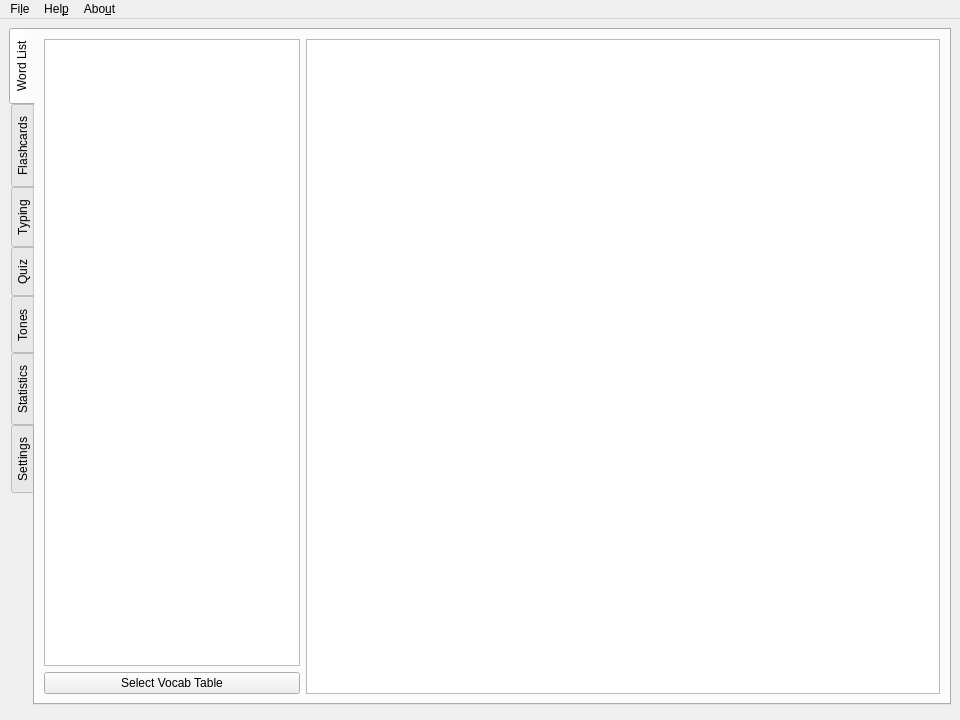
<?xml version="1.0" encoding="UTF-8"?>
<ui version="4.0">
 <class>MainWindow</class>
 <widget class="QMainWindow" name="MainWindow">
  <property name="geometry">
   <rect>
    <x>0</x>
    <y>0</y>
    <width>960</width>
    <height>720</height>
   </rect>
  </property>
  <property name="sizePolicy">
   <sizepolicy hsizetype="Expanding" vsizetype="Expanding">
    <horstretch>0</horstretch>
    <verstretch>0</verstretch>
   </sizepolicy>
  </property>
  <property name="maximumSize">
   <size>
    <width>960</width>
    <height>720</height>
   </size>
  </property>
  <property name="windowTitle">
   <string>Wen Vocab Trainer v0.1</string>
  </property>
  <property name="windowIcon">
   <iconset>
    <normaloff>../icons/appicon.tiff</normaloff>
    <normalon>../icons/appicon.tiff</normalon>../icons/appicon.tiff</iconset>
  </property>
  <widget class="QWidget" name="centralwidget">
   <property name="sizePolicy">
    <sizepolicy hsizetype="MinimumExpanding" vsizetype="MinimumExpanding">
     <horstretch>0</horstretch>
     <verstretch>0</verstretch>
    </sizepolicy>
   </property>
   <property name="minimumSize">
    <size>
     <width>600</width>
     <height>400</height>
    </size>
   </property>
   <property name="maximumSize">
    <size>
     <width>960</width>
     <height>720</height>
    </size>
   </property>
   <layout class="QVBoxLayout" name="verticalLayout">
    <item>
     <layout class="QVBoxLayout" name="verticalLayout_2">
      <item>
       <widget class="QTabWidget" name="tabWidget">
        <property name="sizePolicy">
         <sizepolicy hsizetype="Expanding" vsizetype="Expanding">
          <horstretch>0</horstretch>
          <verstretch>0</verstretch>
         </sizepolicy>
        </property>
        <property name="minimumSize">
         <size>
          <width>0</width>
          <height>0</height>
         </size>
        </property>
        <property name="focusPolicy">
         <enum>Qt::NoFocus</enum>
        </property>
        <property name="tabPosition">
         <enum>QTabWidget::West</enum>
        </property>
        <property name="currentIndex">
         <number>0</number>
        </property>
        <property name="iconSize">
         <size>
          <width>16</width>
          <height>16</height>
         </size>
        </property>
        <property name="elideMode">
         <enum>Qt::ElideNone</enum>
        </property>
        <property name="usesScrollButtons">
         <bool>true</bool>
        </property>
        <property name="documentMode">
         <bool>false</bool>
        </property>
        <property name="tabBarAutoHide">
         <bool>false</bool>
        </property>
        <widget class="QWidget" name="vocabTab">
         <attribute name="title">
          <string>Word List</string>
         </attribute>
         <layout class="QHBoxLayout" name="horizontalLayout_3">
          <item>
           <layout class="QVBoxLayout" name="verticalLayout_5">
            <item>
             <layout class="QGridLayout" name="gridLayout">
              <item row="1" column="0">
               <widget class="QPushButton" name="pushButtonSelectTable">
                <property name="text">
                 <string>Select Vocab Table</string>
                </property>
               </widget>
              </item>
              <item row="0" column="0">
               <widget class="QListWidget" name="listWidget">
                <property name="sizePolicy">
                 <sizepolicy hsizetype="Minimum" vsizetype="Expanding">
                  <horstretch>0</horstretch>
                  <verstretch>0</verstretch>
                 </sizepolicy>
                </property>
               </widget>
              </item>
             </layout>
            </item>
           </layout>
          </item>
          <item>
           <widget class="QTableView" name="tableView">
            <property name="focusPolicy">
             <enum>Qt::NoFocus</enum>
            </property>
           </widget>
          </item>
         </layout>
        </widget>
        <widget class="QWidget" name="Flashcards">
         <attribute name="title">
          <string>Flashcards</string>
         </attribute>
         <layout class="QVBoxLayout" name="verticalLayout_3">
          <item>
           <layout class="QVBoxLayout" name="verticalLayout_6">
            <item>
             <spacer name="verticalSpacer_2">
              <property name="orientation">
               <enum>Qt::Vertical</enum>
              </property>
              <property name="sizeType">
               <enum>QSizePolicy::Expanding</enum>
              </property>
              <property name="sizeHint" stdset="0">
               <size>
                <width>20</width>
                <height>40</height>
               </size>
              </property>
             </spacer>
            </item>
            <item>
             <layout class="QHBoxLayout" name="horizontalLayout_2">
              <item>
               <spacer name="horizontalSpacer">
                <property name="orientation">
                 <enum>Qt::Horizontal</enum>
                </property>
                <property name="sizeHint" stdset="0">
                 <size>
                  <width>40</width>
                  <height>20</height>
                 </size>
                </property>
               </spacer>
              </item>
              <item>
               <widget class="QLabel" name="label">
                <property name="font">
                 <font>
                  <pointsize>24</pointsize>
                 </font>
                </property>
                <property name="text">
                 <string>null</string>
                </property>
               </widget>
              </item>
              <item>
               <spacer name="horizontalSpacer_2">
                <property name="orientation">
                 <enum>Qt::Horizontal</enum>
                </property>
                <property name="sizeHint" stdset="0">
                 <size>
                  <width>40</width>
                  <height>20</height>
                 </size>
                </property>
               </spacer>
              </item>
             </layout>
            </item>
            <item>
             <spacer name="verticalSpacer">
              <property name="orientation">
               <enum>Qt::Vertical</enum>
              </property>
              <property name="sizeType">
               <enum>QSizePolicy::Expanding</enum>
              </property>
              <property name="sizeHint" stdset="0">
               <size>
                <width>20</width>
                <height>40</height>
               </size>
              </property>
             </spacer>
            </item>
            <item>
             <layout class="QHBoxLayout" name="horizontalLayout_4">
              <property name="spacing">
               <number>0</number>
              </property>
              <property name="sizeConstraint">
               <enum>QLayout::SetDefaultConstraint</enum>
              </property>
              <item>
               <widget class="QPushButton" name="pushButton_6">
                <property name="sizePolicy">
                 <sizepolicy hsizetype="Expanding" vsizetype="Fixed">
                  <horstretch>0</horstretch>
                  <verstretch>0</verstretch>
                 </sizepolicy>
                </property>
                <property name="text">
                 <string>Next Word</string>
                </property>
               </widget>
              </item>
              <item>
               <spacer name="horizontalSpacer_3">
                <property name="orientation">
                 <enum>Qt::Horizontal</enum>
                </property>
                <property name="sizeType">
                 <enum>QSizePolicy::Minimum</enum>
                </property>
                <property name="sizeHint" stdset="0">
                 <size>
                  <width>40</width>
                  <height>20</height>
                 </size>
                </property>
               </spacer>
              </item>
              <item>
               <widget class="QCheckBox" name="checkBox_3">
                <property name="sizePolicy">
                 <sizepolicy hsizetype="Minimum" vsizetype="Fixed">
                  <horstretch>0</horstretch>
                  <verstretch>0</verstretch>
                 </sizepolicy>
                </property>
                <property name="text">
                 <string>Autoplay</string>
                </property>
               </widget>
              </item>
             </layout>
            </item>
           </layout>
          </item>
         </layout>
        </widget>
        <widget class="QWidget" name="tab">
         <attribute name="title">
          <string>Typing</string>
         </attribute>
         <layout class="QVBoxLayout" name="verticalLayout_4">
          <item>
           <layout class="QVBoxLayout" name="verticalLayout_7">
            <item>
             <spacer name="verticalSpacer_3">
              <property name="orientation">
               <enum>Qt::Vertical</enum>
              </property>
              <property name="sizeHint" stdset="0">
               <size>
                <width>20</width>
                <height>40</height>
               </size>
              </property>
             </spacer>
            </item>
            <item>
             <layout class="QHBoxLayout" name="horizontalLayout_5">
              <item>
               <spacer name="horizontalSpacer_4">
                <property name="orientation">
                 <enum>Qt::Horizontal</enum>
                </property>
                <property name="sizeHint" stdset="0">
                 <size>
                  <width>40</width>
                  <height>20</height>
                 </size>
                </property>
               </spacer>
              </item>
              <item>
               <widget class="QLabel" name="labelVocab">
                <property name="font">
                 <font>
                  <family>Noto Sans CJK JP</family>
                  <pointsize>24</pointsize>
                 </font>
                </property>
                <property name="text">
                 <string>null</string>
                </property>
               </widget>
              </item>
              <item>
               <spacer name="horizontalSpacer_5">
                <property name="orientation">
                 <enum>Qt::Horizontal</enum>
                </property>
                <property name="sizeHint" stdset="0">
                 <size>
                  <width>40</width>
                  <height>20</height>
                 </size>
                </property>
               </spacer>
              </item>
             </layout>
            </item>
            <item>
             <spacer name="verticalSpacer_4">
              <property name="orientation">
               <enum>Qt::Vertical</enum>
              </property>
              <property name="sizeHint" stdset="0">
               <size>
                <width>20</width>
                <height>40</height>
               </size>
              </property>
             </spacer>
            </item>
            <item>
             <widget class="Line" name="line_2">
              <property name="orientation">
               <enum>Qt::Horizontal</enum>
              </property>
             </widget>
            </item>
            <item>
             <layout class="QHBoxLayout" name="horizontalLayout_6">
              <item>
               <widget class="QLineEdit" name="lineEditAnswer">
                <property name="font">
                 <font>
                  <family>Noto Sans CJK JP</family>
                 </font>
                </property>
                <property name="text">
                 <string/>
                </property>
                <property name="placeholderText">
                 <string>Enter your answer</string>
                </property>
               </widget>
              </item>
              <item>
               <widget class="QPushButton" name="pushButtonEnter">
                <property name="text">
                 <string>Don't know</string>
                </property>
                <property name="autoDefault">
                 <bool>false</bool>
                </property>
                <property name="default">
                 <bool>true</bool>
                </property>
               </widget>
              </item>
             </layout>
            </item>
            <item>
             <layout class="QHBoxLayout" name="horizontalLayout_7">
              <item>
               <widget class="QProgressBar" name="progressBar">
                <property name="value">
                 <number>24</number>
                </property>
               </widget>
              </item>
              <item>
               <widget class="QLabel" name="labelNumCorrect">
                <property name="text">
                 <string>0/0</string>
                </property>
               </widget>
              </item>
              <item>
               <spacer name="horizontalSpacer_6">
                <property name="orientation">
                 <enum>Qt::Horizontal</enum>
                </property>
                <property name="sizeHint" stdset="0">
                 <size>
                  <width>40</width>
                  <height>20</height>
                 </size>
                </property>
               </spacer>
              </item>
              <item>
               <widget class="QPushButton" name="pushButtonSkip">
                <property name="text">
                 <string>Not sure</string>
                </property>
               </widget>
              </item>
             </layout>
            </item>
           </layout>
          </item>
         </layout>
        </widget>
        <widget class="QWidget" name="tab_2">
         <attribute name="title">
          <string>Quiz</string>
         </attribute>
         <layout class="QVBoxLayout" name="verticalLayout_11">
          <item>
           <layout class="QVBoxLayout" name="verticalLayout_8">
            <item>
             <spacer name="verticalSpacer_5">
              <property name="orientation">
               <enum>Qt::Vertical</enum>
              </property>
              <property name="sizeType">
               <enum>QSizePolicy::Minimum</enum>
              </property>
              <property name="sizeHint" stdset="0">
               <size>
                <width>20</width>
                <height>40</height>
               </size>
              </property>
             </spacer>
            </item>
            <item>
             <layout class="QHBoxLayout" name="horizontalLayout_8">
              <item>
               <spacer name="horizontalSpacer_7">
                <property name="orientation">
                 <enum>Qt::Horizontal</enum>
                </property>
                <property name="sizeHint" stdset="0">
                 <size>
                  <width>40</width>
                  <height>20</height>
                 </size>
                </property>
               </spacer>
              </item>
              <item>
               <widget class="QLabel" name="label_2">
                <property name="font">
                 <font>
                  <pointsize>24</pointsize>
                 </font>
                </property>
                <property name="text">
                 <string>null</string>
                </property>
               </widget>
              </item>
              <item>
               <spacer name="horizontalSpacer_8">
                <property name="orientation">
                 <enum>Qt::Horizontal</enum>
                </property>
                <property name="sizeHint" stdset="0">
                 <size>
                  <width>40</width>
                  <height>20</height>
                 </size>
                </property>
               </spacer>
              </item>
             </layout>
            </item>
            <item>
             <spacer name="verticalSpacer_6">
              <property name="orientation">
               <enum>Qt::Vertical</enum>
              </property>
              <property name="sizeType">
               <enum>QSizePolicy::Minimum</enum>
              </property>
              <property name="sizeHint" stdset="0">
               <size>
                <width>20</width>
                <height>40</height>
               </size>
              </property>
             </spacer>
            </item>
            <item>
             <layout class="QHBoxLayout" name="horizontalLayout_9">
              <item>
               <layout class="QVBoxLayout" name="verticalLayout_13">
                <item>
                 <widget class="QPushButton" name="pushButton">
                  <property name="sizePolicy">
                   <sizepolicy hsizetype="Minimum" vsizetype="Fixed">
                    <horstretch>0</horstretch>
                    <verstretch>0</verstretch>
                   </sizepolicy>
                  </property>
                  <property name="minimumSize">
                   <size>
                    <width>0</width>
                    <height>50</height>
                   </size>
                  </property>
                  <property name="text">
                   <string>PushButton</string>
                  </property>
                 </widget>
                </item>
                <item>
                 <spacer name="verticalSpacer_7">
                  <property name="orientation">
                   <enum>Qt::Vertical</enum>
                  </property>
                  <property name="sizeType">
                   <enum>QSizePolicy::Fixed</enum>
                  </property>
                  <property name="sizeHint" stdset="0">
                   <size>
                    <width>20</width>
                    <height>40</height>
                   </size>
                  </property>
                 </spacer>
                </item>
                <item>
                 <widget class="QPushButton" name="pushButton_2">
                  <property name="sizePolicy">
                   <sizepolicy hsizetype="Minimum" vsizetype="Fixed">
                    <horstretch>0</horstretch>
                    <verstretch>0</verstretch>
                   </sizepolicy>
                  </property>
                  <property name="minimumSize">
                   <size>
                    <width>0</width>
                    <height>50</height>
                   </size>
                  </property>
                  <property name="text">
                   <string>PushButton</string>
                  </property>
                 </widget>
                </item>
               </layout>
              </item>
              <item>
               <spacer name="horizontalSpacer_9">
                <property name="orientation">
                 <enum>Qt::Horizontal</enum>
                </property>
                <property name="sizeType">
                 <enum>QSizePolicy::Fixed</enum>
                </property>
                <property name="sizeHint" stdset="0">
                 <size>
                  <width>40</width>
                  <height>20</height>
                 </size>
                </property>
               </spacer>
              </item>
              <item>
               <layout class="QVBoxLayout" name="verticalLayout_12">
                <item>
                 <widget class="QPushButton" name="pushButton_3">
                  <property name="sizePolicy">
                   <sizepolicy hsizetype="Minimum" vsizetype="Fixed">
                    <horstretch>0</horstretch>
                    <verstretch>0</verstretch>
                   </sizepolicy>
                  </property>
                  <property name="minimumSize">
                   <size>
                    <width>0</width>
                    <height>50</height>
                   </size>
                  </property>
                  <property name="text">
                   <string>PushButton</string>
                  </property>
                 </widget>
                </item>
                <item>
                 <spacer name="verticalSpacer_8">
                  <property name="orientation">
                   <enum>Qt::Vertical</enum>
                  </property>
                  <property name="sizeType">
                   <enum>QSizePolicy::Fixed</enum>
                  </property>
                  <property name="sizeHint" stdset="0">
                   <size>
                    <width>20</width>
                    <height>40</height>
                   </size>
                  </property>
                 </spacer>
                </item>
                <item>
                 <widget class="QPushButton" name="pushButton_4">
                  <property name="sizePolicy">
                   <sizepolicy hsizetype="Minimum" vsizetype="Fixed">
                    <horstretch>0</horstretch>
                    <verstretch>0</verstretch>
                   </sizepolicy>
                  </property>
                  <property name="minimumSize">
                   <size>
                    <width>0</width>
                    <height>50</height>
                   </size>
                  </property>
                  <property name="text">
                   <string>PushButton</string>
                  </property>
                 </widget>
                </item>
               </layout>
              </item>
             </layout>
            </item>
           </layout>
          </item>
         </layout>
        </widget>
        <widget class="QWidget" name="tab_3">
         <attribute name="title">
          <string>Tones</string>
         </attribute>
        </widget>
        <widget class="QWidget" name="tab_4">
         <attribute name="title">
          <string>Statistics</string>
         </attribute>
        </widget>
        <widget class="QWidget" name="tab_5">
         <attribute name="title">
          <string>Settings</string>
         </attribute>
        </widget>
       </widget>
      </item>
      <item>
       <widget class="Line" name="line">
        <property name="orientation">
         <enum>Qt::Vertical</enum>
        </property>
       </widget>
      </item>
     </layout>
    </item>
   </layout>
  </widget>
  <widget class="QMenuBar" name="menubar">
   <property name="geometry">
    <rect>
     <x>0</x>
     <y>0</y>
     <width>960</width>
     <height>30</height>
    </rect>
   </property>
   <widget class="QMenu" name="menuFile">
    <property name="title">
     <string>Fi&amp;le</string>
    </property>
    <addaction name="actionOpen_2"/>
    <addaction name="actionQuit"/>
   </widget>
   <widget class="QMenu" name="menuHelp">
    <property name="title">
     <string>Hel&amp;p</string>
    </property>
    <addaction name="actionUser_Guide"/>
   </widget>
   <widget class="QMenu" name="menuAbout">
    <property name="title">
     <string>Abo&amp;ut</string>
    </property>
   </widget>
   <addaction name="menuFile"/>
   <addaction name="menuHelp"/>
   <addaction name="menuAbout"/>
  </widget>
  <action name="actionFrom_Template">
   <property name="text">
    <string>From Template...</string>
   </property>
  </action>
  <action name="actionQuit">
   <property name="text">
    <string>&amp;Quit</string>
   </property>
  </action>
  <action name="actionOpen_2">
   <property name="text">
    <string>&amp;Open</string>
   </property>
  </action>
  <action name="actionTemplate_Data">
   <property name="text">
    <string>&amp;Template Data</string>
   </property>
  </action>
  <action name="actionUser_Data">
   <property name="text">
    <string>&amp;User Data</string>
   </property>
  </action>
  <action name="actionImport_Data">
   <property name="text">
    <string>&amp;Import Data</string>
   </property>
  </action>
  <action name="actionHow_to_play">
   <property name="text">
    <string>How to play</string>
   </property>
  </action>
  <action name="actionUser_Guide">
   <property name="text">
    <string>&amp;User Guide</string>
   </property>
  </action>
 </widget>
 <resources/>
 <connections/>
</ui>
